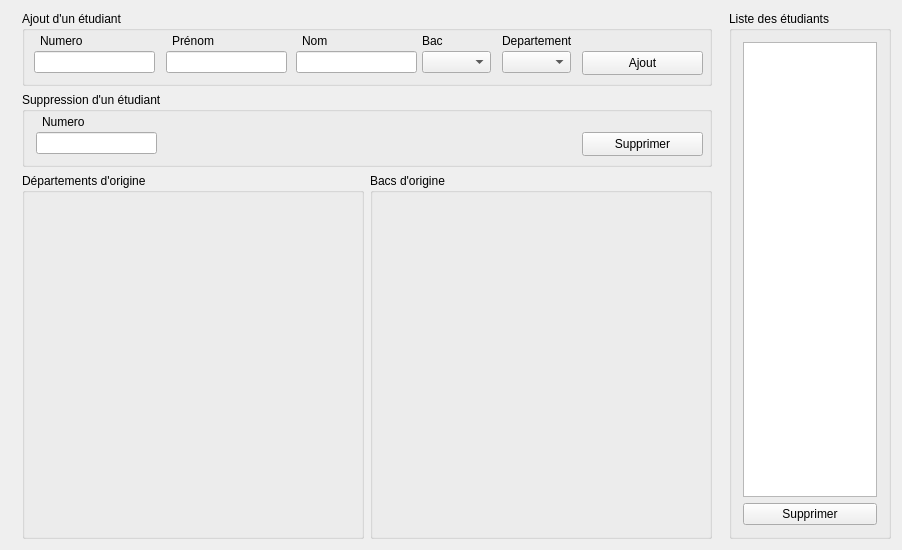
<?xml version="1.0" encoding="UTF-8"?>
<ui version="4.0">
 <class>TP3_GestionEtuClass</class>
 <widget class="QMainWindow" name="TP3_GestionEtuClass">
  <property name="geometry">
   <rect>
    <x>0</x>
    <y>0</y>
    <width>902</width>
    <height>550</height>
   </rect>
  </property>
  <property name="windowTitle">
   <string>TP3_GestionEtu</string>
  </property>
  <widget class="QWidget" name="centralWidget">
   <layout class="QHBoxLayout" name="horizontalLayout_2">
    <item>
     <widget class="QWidget" name="widget" native="true">
      <layout class="QVBoxLayout" name="verticalLayout">
       <property name="topMargin">
        <number>0</number>
       </property>
       <property name="bottomMargin">
        <number>0</number>
       </property>
       <item>
        <widget class="QGroupBox" name="groupBox_AddStudent">
         <property name="minimumSize">
          <size>
           <width>690</width>
           <height>75</height>
          </size>
         </property>
         <property name="maximumSize">
          <size>
           <width>16777215</width>
           <height>75</height>
          </size>
         </property>
         <property name="title">
          <string>Ajout d'un étudiant</string>
         </property>
         <widget class="QPushButton" name="pushButton_addStudent">
          <property name="geometry">
           <rect>
            <x>560</x>
            <y>40</y>
            <width>121</width>
            <height>24</height>
           </rect>
          </property>
          <property name="text">
           <string>Ajout</string>
          </property>
         </widget>
         <widget class="QLineEdit" name="lineEdit_add_number">
          <property name="geometry">
           <rect>
            <x>12</x>
            <y>40</y>
            <width>121</width>
            <height>22</height>
           </rect>
          </property>
         </widget>
         <widget class="QLabel" name="label">
          <property name="geometry">
           <rect>
            <x>18</x>
            <y>20</y>
            <width>61</width>
            <height>20</height>
           </rect>
          </property>
          <property name="text">
           <string>Numero</string>
          </property>
         </widget>
         <widget class="QLineEdit" name="lineEdit_add_firstname">
          <property name="geometry">
           <rect>
            <x>144</x>
            <y>40</y>
            <width>121</width>
            <height>22</height>
           </rect>
          </property>
         </widget>
         <widget class="QLabel" name="label_2">
          <property name="geometry">
           <rect>
            <x>150</x>
            <y>20</y>
            <width>61</width>
            <height>20</height>
           </rect>
          </property>
          <property name="text">
           <string>Prénom</string>
          </property>
         </widget>
         <widget class="QLineEdit" name="lineEdit_add_lastname">
          <property name="geometry">
           <rect>
            <x>274</x>
            <y>40</y>
            <width>121</width>
            <height>22</height>
           </rect>
          </property>
         </widget>
         <widget class="QLabel" name="label_3">
          <property name="geometry">
           <rect>
            <x>280</x>
            <y>20</y>
            <width>61</width>
            <height>20</height>
           </rect>
          </property>
          <property name="text">
           <string>Nom</string>
          </property>
         </widget>
         <widget class="QLabel" name="label_4">
          <property name="geometry">
           <rect>
            <x>400</x>
            <y>20</y>
            <width>61</width>
            <height>20</height>
           </rect>
          </property>
          <property name="text">
           <string>Bac</string>
          </property>
         </widget>
         <widget class="QComboBox" name="lineEdit_add_BAC">
          <property name="geometry">
           <rect>
            <x>400</x>
            <y>40</y>
            <width>69</width>
            <height>22</height>
           </rect>
          </property>
         </widget>
         <widget class="QComboBox" name="lineEdit_add_department">
          <property name="geometry">
           <rect>
            <x>480</x>
            <y>40</y>
            <width>69</width>
            <height>22</height>
           </rect>
          </property>
         </widget>
         <widget class="QLabel" name="label_5">
          <property name="geometry">
           <rect>
            <x>480</x>
            <y>20</y>
            <width>71</width>
            <height>20</height>
           </rect>
          </property>
          <property name="text">
           <string>Departement</string>
          </property>
         </widget>
        </widget>
       </item>
       <item>
        <widget class="QGroupBox" name="groupBox_DeleteStudent">
         <property name="minimumSize">
          <size>
           <width>0</width>
           <height>75</height>
          </size>
         </property>
         <property name="maximumSize">
          <size>
           <width>16777215</width>
           <height>75</height>
          </size>
         </property>
         <property name="title">
          <string>Suppression d'un étudiant</string>
         </property>
         <widget class="QPushButton" name="pushButton_delete_number">
          <property name="geometry">
           <rect>
            <x>560</x>
            <y>40</y>
            <width>121</width>
            <height>24</height>
           </rect>
          </property>
          <property name="text">
           <string>Supprimer</string>
          </property>
         </widget>
         <widget class="QLineEdit" name="lineEdit_remove_number">
          <property name="geometry">
           <rect>
            <x>14</x>
            <y>40</y>
            <width>121</width>
            <height>22</height>
           </rect>
          </property>
         </widget>
         <widget class="QLabel" name="label_8">
          <property name="geometry">
           <rect>
            <x>20</x>
            <y>20</y>
            <width>61</width>
            <height>20</height>
           </rect>
          </property>
          <property name="text">
           <string>Numero</string>
          </property>
         </widget>
        </widget>
       </item>
       <item>
        <widget class="QWidget" name="widget_Graphs" native="true">
         <layout class="QHBoxLayout" name="horizontalLayout">
          <property name="leftMargin">
           <number>0</number>
          </property>
          <property name="topMargin">
           <number>0</number>
          </property>
          <property name="rightMargin">
           <number>0</number>
          </property>
          <property name="bottomMargin">
           <number>0</number>
          </property>
          <item>
           <widget class="QGroupBox" name="groupBox_department">
            <property name="minimumSize">
             <size>
              <width>0</width>
              <height>250</height>
             </size>
            </property>
            <property name="title">
             <string>Départements d'origine</string>
            </property>
           </widget>
          </item>
          <item>
           <widget class="QGroupBox" name="groupBox_bacs">
            <property name="minimumSize">
             <size>
              <width>0</width>
              <height>250</height>
             </size>
            </property>
            <property name="title">
             <string>Bacs d'origine</string>
            </property>
           </widget>
          </item>
         </layout>
        </widget>
       </item>
      </layout>
     </widget>
    </item>
    <item>
     <widget class="QGroupBox" name="groupBox_2">
      <property name="maximumSize">
       <size>
        <width>300</width>
        <height>16777215</height>
       </size>
      </property>
      <property name="title">
       <string>Liste des étudiants</string>
      </property>
      <layout class="QVBoxLayout" name="verticalLayout_2">
       <item>
        <widget class="QListWidget" name="listWidget">
         <property name="selectionMode">
          <enum>QAbstractItemView::MultiSelection</enum>
         </property>
         <property name="sortingEnabled">
          <bool>true</bool>
         </property>
        </widget>
       </item>
       <item>
        <widget class="QPushButton" name="pushButton_delete_list">
         <property name="text">
          <string>Supprimer</string>
         </property>
        </widget>
       </item>
      </layout>
     </widget>
    </item>
   </layout>
  </widget>
 </widget>
 <layoutdefault spacing="6" margin="11"/>
 <resources>
  <include location="TP3_GestionEtu.qrc"/>
 </resources>
 <connections/>
</ui>
